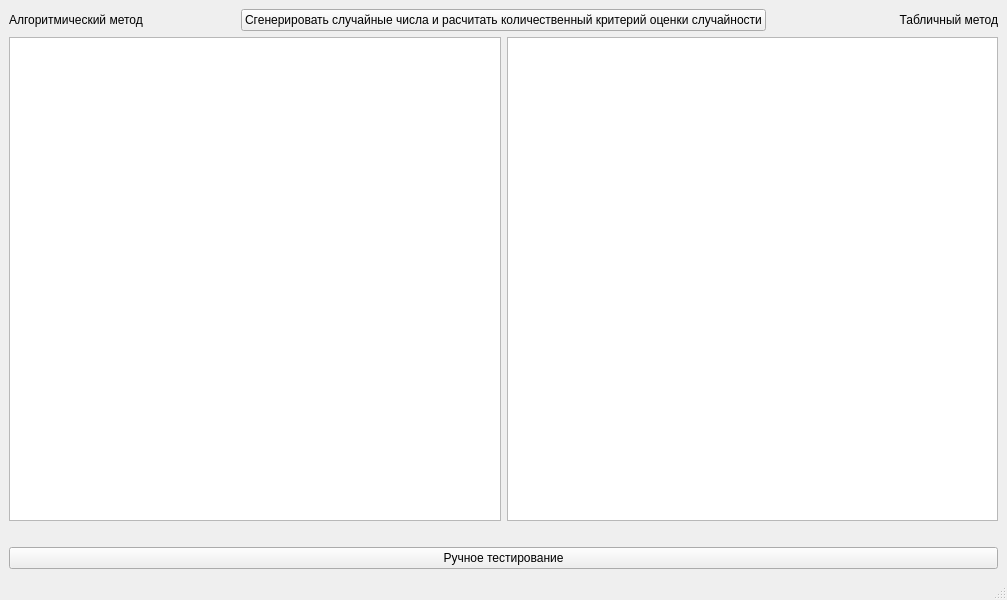
<?xml version="1.0" encoding="UTF-8"?>
<ui version="4.0">
 <class>MainWindow</class>
 <widget class="QMainWindow" name="MainWindow">
  <property name="geometry">
   <rect>
    <x>0</x>
    <y>0</y>
    <width>1007</width>
    <height>600</height>
   </rect>
  </property>
  <property name="windowTitle">
   <string>MainWindow</string>
  </property>
  <widget class="QWidget" name="centralwidget">
   <layout class="QGridLayout" name="gridLayout">
    <item row="0" column="0">
     <layout class="QGridLayout" name="gridLayout_2">
      <item row="1" column="0">
       <layout class="QHBoxLayout" name="horizontalLayout">
        <property name="sizeConstraint">
         <enum>QLayout::SetMaximumSize</enum>
        </property>
        <item>
         <widget class="QTableWidget" name="algResultTableWidget">
          <property name="lineWidth">
           <number>2</number>
          </property>
         </widget>
        </item>
        <item>
         <widget class="QTableWidget" name="tableResultTableWidget">
          <property name="lineWidth">
           <number>2</number>
          </property>
         </widget>
        </item>
       </layout>
      </item>
      <item row="2" column="0">
       <layout class="QHBoxLayout" name="horizontalLayout_4">
        <property name="sizeConstraint">
         <enum>QLayout::SetMinimumSize</enum>
        </property>
        <item>
         <widget class="QLabel" name="algPValOneDigit">
          <property name="text">
           <string/>
          </property>
         </widget>
        </item>
        <item>
         <widget class="QLabel" name="algPValTwoDigit">
          <property name="text">
           <string/>
          </property>
         </widget>
        </item>
        <item>
         <widget class="QLabel" name="algPValThreeDigit">
          <property name="text">
           <string/>
          </property>
         </widget>
        </item>
        <item>
         <widget class="QLabel" name="tablePValOneDigit">
          <property name="text">
           <string/>
          </property>
         </widget>
        </item>
        <item>
         <widget class="QLabel" name="tablePValTwoDigit">
          <property name="text">
           <string/>
          </property>
         </widget>
        </item>
        <item>
         <widget class="QLabel" name="tablePValThreeDigit">
          <property name="text">
           <string/>
          </property>
         </widget>
        </item>
       </layout>
      </item>
      <item row="0" column="0">
       <layout class="QHBoxLayout" name="horizontalLayout_3">
        <item>
         <widget class="QLabel" name="infoLabel_1">
          <property name="text">
           <string>Алгоритмический метод</string>
          </property>
         </widget>
        </item>
        <item>
         <widget class="QPushButton" name="generateButton">
          <property name="text">
           <string>Сгенерировать случайные числа и расчитать количественный критерий оценки случайности</string>
          </property>
         </widget>
        </item>
        <item>
         <widget class="QLabel" name="infoLabel_2">
          <property name="text">
           <string>Табличный метод</string>
          </property>
          <property name="alignment">
           <set>Qt::AlignRight|Qt::AlignTrailing|Qt::AlignVCenter</set>
          </property>
         </widget>
        </item>
       </layout>
      </item>
     </layout>
    </item>
    <item row="1" column="0">
     <widget class="QPushButton" name="handTestingButton">
      <property name="text">
       <string>Ручное тестирование</string>
      </property>
     </widget>
    </item>
   </layout>
  </widget>
  <widget class="QMenuBar" name="menubar">
   <property name="geometry">
    <rect>
     <x>0</x>
     <y>0</y>
     <width>1007</width>
     <height>22</height>
    </rect>
   </property>
  </widget>
  <widget class="QStatusBar" name="statusbar"/>
 </widget>
 <resources/>
 <connections/>
</ui>
